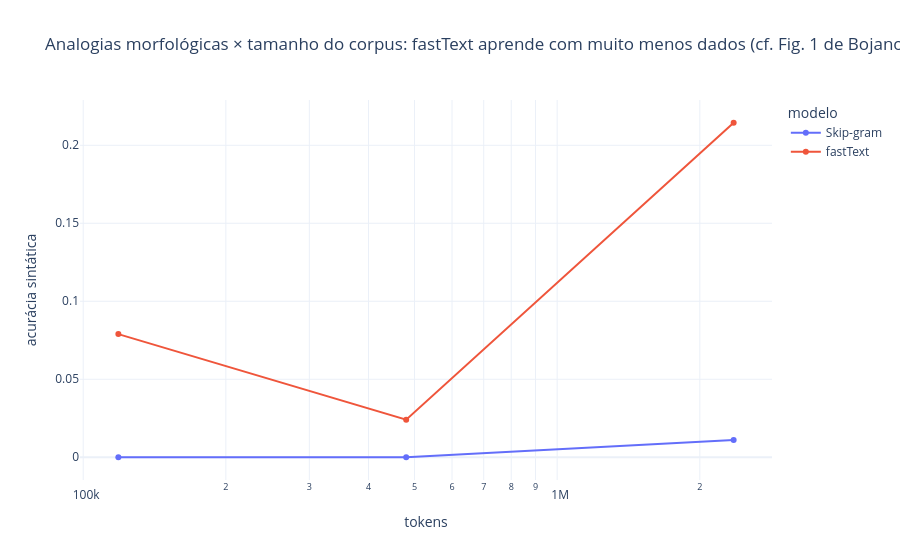

The notebook cell this image was saved under:
### Code cell
import plotly.express as px
px.line(df, x="tokens", y="acurácia sintática", color="modelo", markers=True, log_x=True, template="plotly_white",
        title="Analogias morfológicas × tamanho do corpus: fastText aprende com muito menos dados (cf. Fig. 1 de Bojanowski et al.)").show()

### Figure 1 — Plotly figure (JSON) as saved in the notebook; plotly's stock layout.template omitted (floating-point values rounded to 4 significant figures)
{"data": [{"hovertemplate": "modelo=Skip-gram<br>tokens=%{x}<br>acurácia sintática=%{y}<extra></extra>", "legendgroup": "Skip-gram", "line": {"color": "#636efa", "dash": "solid"}, "marker": {"symbol": "circle"}, "mode": "lines+markers", "name": "Skip-gram", "orientation": "v", "showlegend": true, "type": "scatter", "x": [118626, 480259, 2357192], "xaxis": "x", "y": [0.0, 0.0, 0.01109], "yaxis": "y"}, {"hovertemplate": "modelo=fastText<br>tokens=%{x}<br>acurácia sintática=%{y}<extra></extra>", "legendgroup": "fastText", "line": {"color": "#EF553B", "dash": "solid"}, "marker": {"symbol": "circle"}, "mode": "lines+markers", "name": "fastText", "orientation": "v", "showlegend": true, "type": "scatter", "x": [118626, 480259, 2357192], "xaxis": "x", "y": [0.07895, 0.02408, 0.2144], "yaxis": "y"}], "layout": {"legend": {"title": {"text": "modelo"}, "tracegroupgap": 0}, "title": {"text": "Analogias morfológicas × tamanho do corpus: fastText aprende com muito menos dados (cf. Fig. 1 de Bojanowski et al.)"}, "xaxis": {"anchor": "y", "domain": [0.0, 1.0], "title": {"text": "tokens"}, "type": "log"}, "yaxis": {"anchor": "x", "domain": [0.0, 1.0], "title": {"text": "acurácia sintática"}}}}
